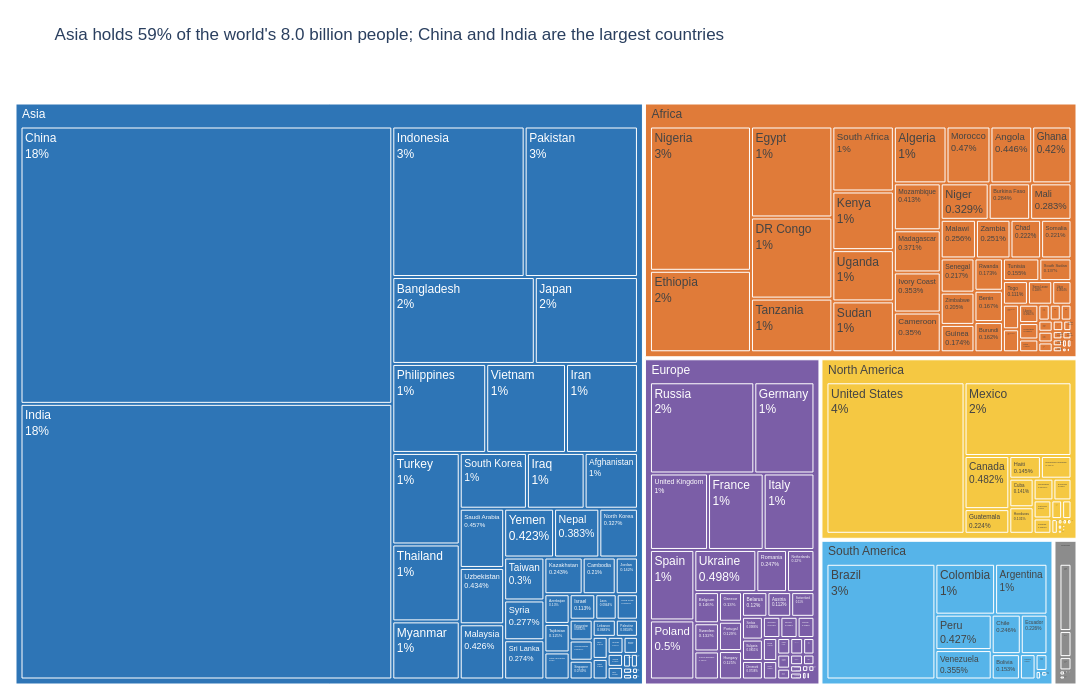

Notebook code cell kept with this figure:
### Markdown cell above
**Chart choice & justification:** *Which chart did you choose, and why? Justify design choices.

A treemap shows a whole split into two levels in one figure: the tile area is the 2022 population, the big frames are the continents, and the tiles inside are the countries. Colour shows the continent, so the reader sees which tiles belong together; the continent frames themselves are grey. The labels show the share of the world total.

### Code cell
# Q6
total = df['2022 Population'].sum()
cont_pop = df.groupby('Continent')['2022 Population'].sum().sort_values(ascending=False)
top_cont = cont_pop.index[0]
top_share = cont_pop.iloc[0] / total
two_largest = df.nlargest(2, '2022 Population')['Country'].tolist()

fig = px.treemap(
    df, path=['Continent', 'Country'], values='2022 Population',
    color='Continent', color_discrete_map=continent_colours,
    template='plotly_white', height=700, width=1100
)

fig.update_traces(
    textinfo='label+percent root',
    hovertemplate='<b>%{label}</b><br>%{value:,.0f} people<extra></extra>'
)

# Grey out the continent frames, keep colours on the country tiles
fig.data[0].marker.colors = [
    c if c in continent_colours.values() else '#DDDDDD'
    for c in fig.data[0].marker.colors
]

fig.update_layout(
    title=f"{top_cont} holds {top_share:.0%} of the world's {total / 1e9:.1f} billion people; {two_largest[0]} and {two_largest[1]} are the largest countries",
    margin=dict(l=10, r=10, t=80, b=10),
    font=dict(family='Arial', size=12)
)

fig.show()

### Figure 1 — Plotly figure (JSON) as saved in the notebook; plotly's stock layout.template omitted (floating-point values rounded to 4 significant figures; data arrays with more than 128 entries replaced by an {"elided": "..."} marker saying what was removed)
{"data": [{"branchvalues": "total", "customdata": {"elided": "240x1 str values"}, "domain": {"x": [0, 1], "y": [0, 1]}, "hovertemplate": "<b>%{label}</b><br>%{value:,.0f} people<extra></extra>", "ids": {"elided": "240 str values"}, "labels": {"elided": "240 str values"}, "marker": {"colors": {"elided": "240 str values"}}, "name": "", "parents": {"elided": "240 str values"}, "textinfo": "label+percent root", "type": "treemap", "values": {"elided": "240 int values"}}], "layout": {"font": {"family": "Arial", "size": 12}, "height": 700, "legend": {"tracegroupgap": 0}, "margin": {"b": 10, "l": 10, "r": 10, "t": 80}, "title": {"text": "Asia holds 59% of the world's 8.0 billion people; China and India are the largest countries"}, "width": 1100}}
